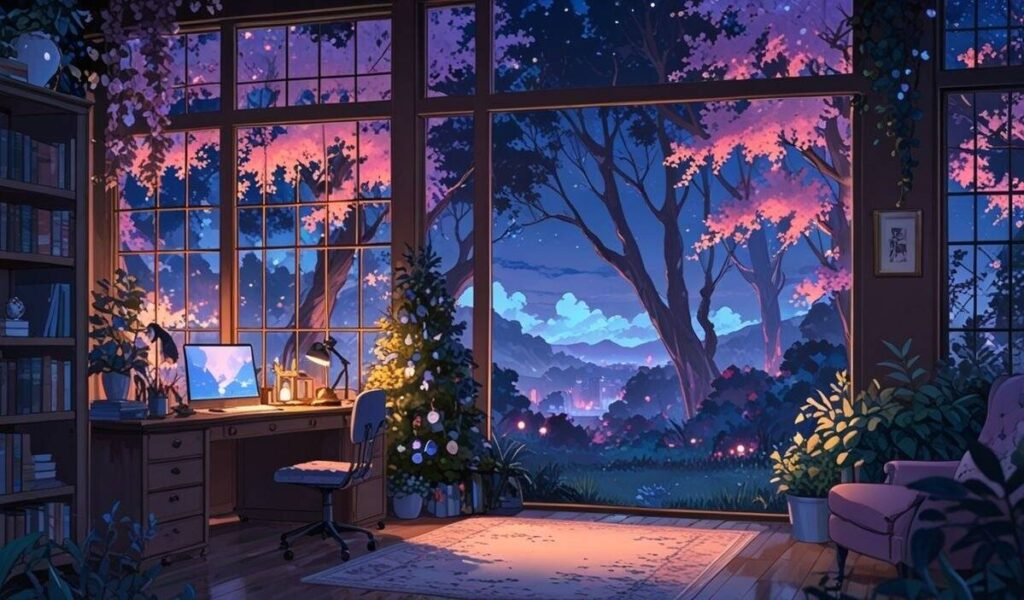
#> input picture LAB Computer Vision/LAB4/image.jpg, 1024 x 600 px
$ jupyter execute LAB4_CV.ipynb   (older library calls are emulated)
#> lines starting #> are read from the running program, lines starting #| are printed output that depends on the picture
# Sesi 4 - Feature Extraction ~ Edge (26/02/2026)

* [] Sobel -> turunan ke-1, buat nurunin grafik, sobel adalah algortima yang dipakai untuk nurunin turunan pertama, hanya 1 arah x/y
* [] Laplacian -> turunan ke-2, semua arah
* [] Canny -> multi tahap, paling bagusagus, tapi lambat karena complex

referensi : https://opencv.org/blog/edge-detection-using-opencv/

[cell 1]
import cv2
import matplotlib.pyplot as plt
import numpy as np

[cell 2]
# load image in grayscale
img = cv2.imread('image.jpg', cv2.IMREAD_GRAYSCALE)
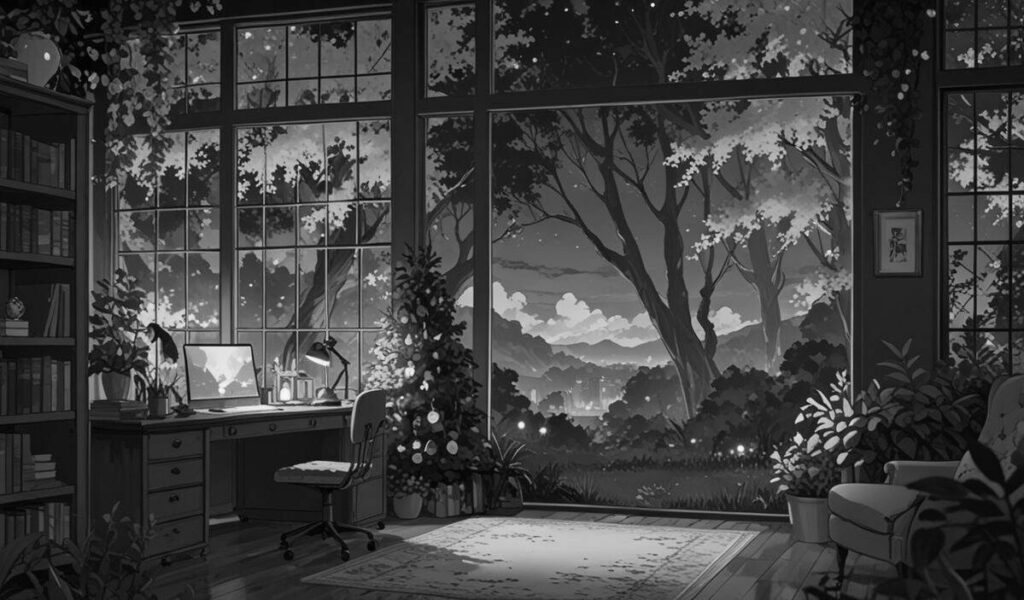
#> img: shape (600, 1024); min 0, max 251, mean 64.1
print(img)
#> (printed output is left out)

[cell 3]
# Sobel Operator
# Sobel X -> Sobel(img, depth, dx, dy, ksize)
# depth -> formatting hasil angka setelah diturunin


# dx -> arah gradien horizontal (1 untuk horizontal/x, 0 untuk vertikal/y)
sobel_x = cv2.Sobel(img, cv2.CV_64F, 1, 0, 3)  # Horizontal edges


# dy -> arah gradien vertikal (1 untuk vertikal/y, 0 untuk horizontal/x)
sobel_y = cv2.Sobel(img, cv2.CV_64F, 0, 1, 3)  # Vertical edges
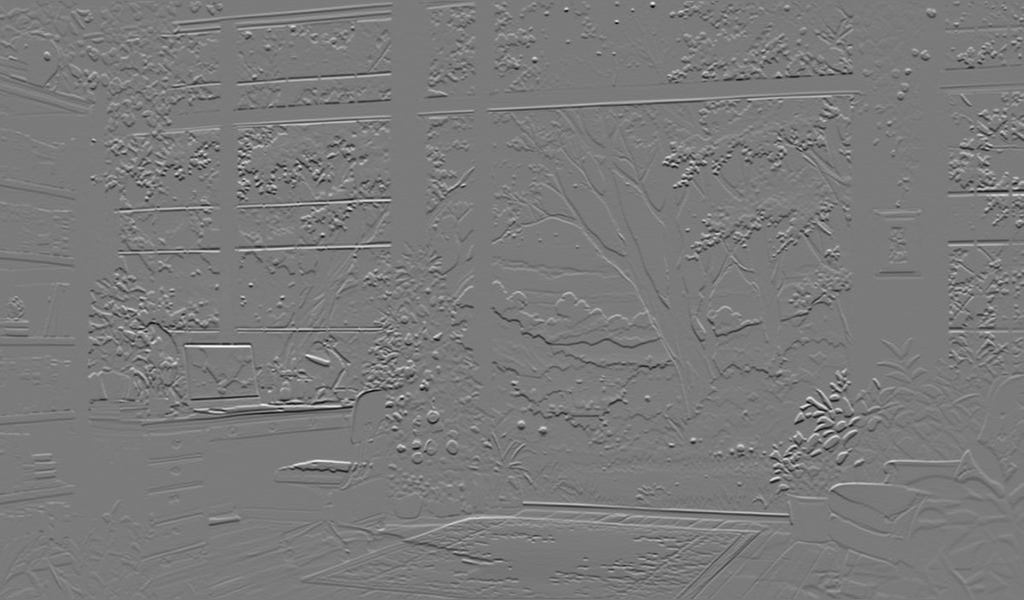
#> sobel_y: shape (600, 1024) float64; min -708, max 763, mean 0.2; drawn with min black and max white


# ksize -> ukuran kernel (3, 5, atau 7) ganjil


# gabungin keduanya
# Result

sobel_result = np.sqrt(sobel_x**2 + sobel_y**2)
# Sobel Operator
# Sobel-X -> Sobel(image, depth, dx, dy, ksize)
# plt.subplot(1,2,1)
plt.figure(figsize=(18,5))
plt.subplot(1,2,1)
plt.imshow(img, 'gray')
plt.title('Original Image')

plt.subplot(1,2,2)
plt.imshow(sobel_result, 'gray')
plt.title('Sobel Result')

[cell 4]
# Laplacian -> bisa detect semua arah
# (img, depth, ksize)

laplacian_result = cv2.Laplacian(img, cv2.CV_64F, ksize=3)
laplacian_result = cv2.convertScaleAbs(laplacian_result) # formatted to uint8
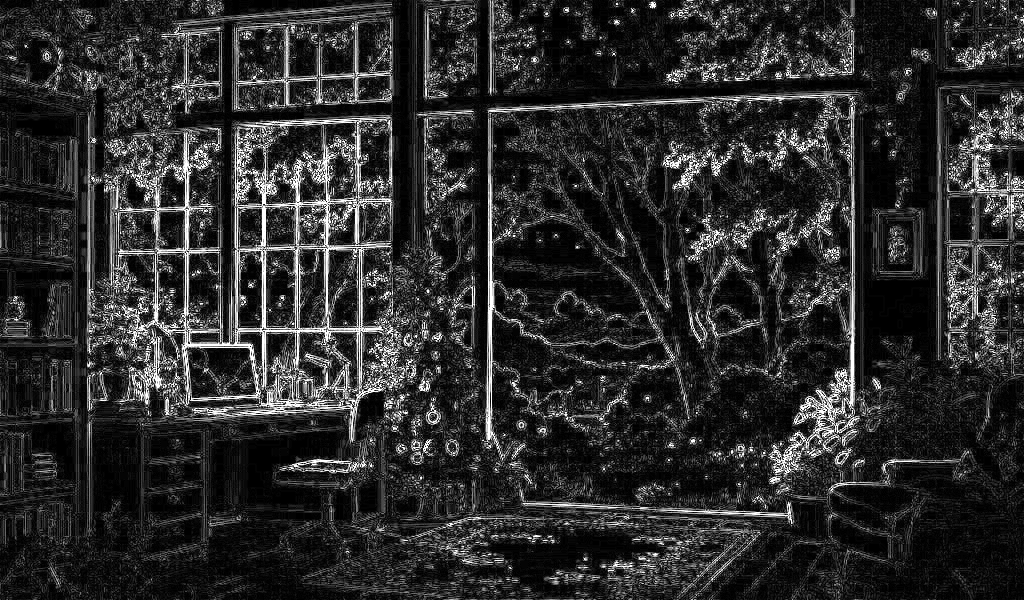
#> laplacian_result: shape (600, 1024); min 0, max 255, mean 44

result = np.hstack((img, laplacian_result))
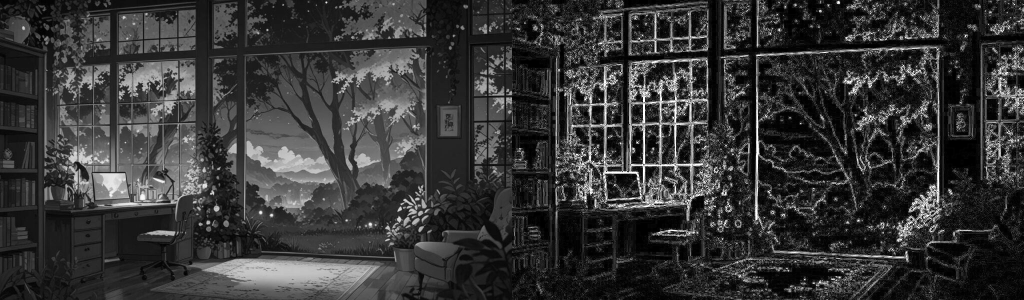
#> result: shape (600, 2048) (shown at 1/2 size); min 0, max 255, mean 54.1
cv2.imshow('Laplacian Result', result)
cv2.waitKey(0)

[cell 5]
# Laplacian -> bisa detect semua arah
# Laplacian(image, depth, ksize)
laplacian_res = cv2.Laplacian(img, cv2.CV_64F, ksize=3)
laplacian_res = cv2.convertScaleAbs(laplacian_res) # untuk mengubah hasil ke dalam bentuk uint8

plt.figure(figsize=(10,5))
plt.subplot(1,2,1)
plt.imshow(img, 'gray')
plt.title('Original Image')
plt.axis('off')

plt.subplot(1,2,2)
plt.imshow(laplacian_res, 'gray')
plt.title('Laplacian Result')
plt.axis('off')

plt.show()

[cell 6]
# Canny Edge Detection
# 1. Noise Reduction
# 2. Calculate intesity gradient
# 3. Supress False Edges
# 4. Tresholding

# (img, lower_treshold, upper_treshold)
canny_result = cv2.Canny(img, 100, 200)
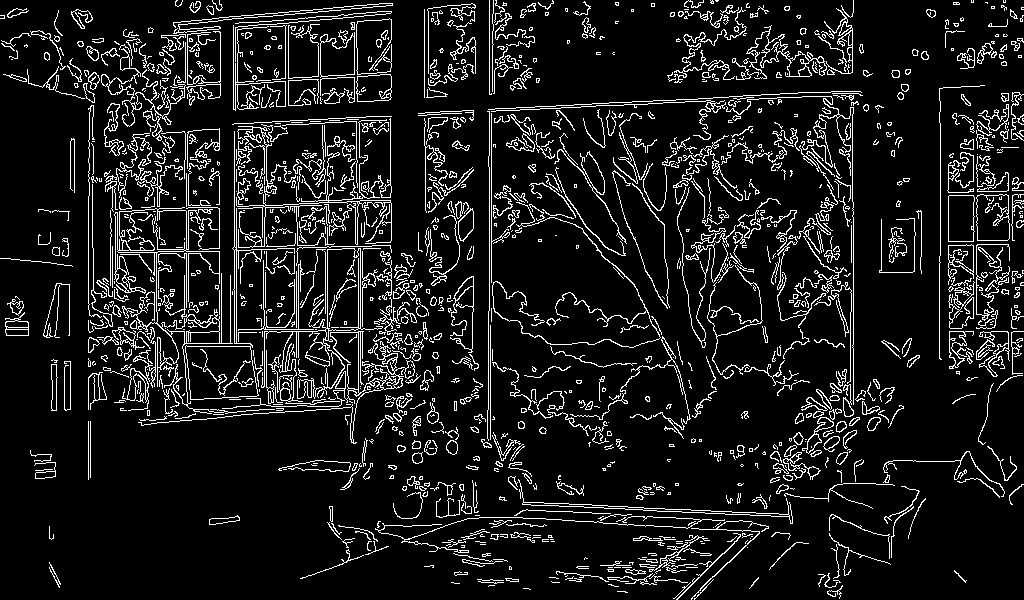
#> canny_result: shape (600, 1024); 10.2% white in thin lines or dots

cv2.imshow('Canny Result', canny_result)
cv2.waitKey(0)

[cell 7]
# Canny
# 1. Noise Reduction
# 2. Calculate intensity gradient
# 3. Supress False Edges
# 4. Thresholding

# Canny(image, lower_threshold, upper_threshold)
canny_res = cv2.Canny(img, 100, 200)
plt.figure(figsize=(10,5))
plt.subplot(1,2,1)
plt.imshow(img, 'gray')
plt.title('Original Image')
plt.axis('off')
plt.subplot(1,2,2)
plt.imshow(canny_res, 'gray')
plt.title('Canny Result')
plt.axis('off')
plt.show()

[cell 8]
# tampilin semua hasil

sobel_result = cv2.convertScaleAbs(sobel_result) # untuk mengubah hasil ke dalam bentuk uint8
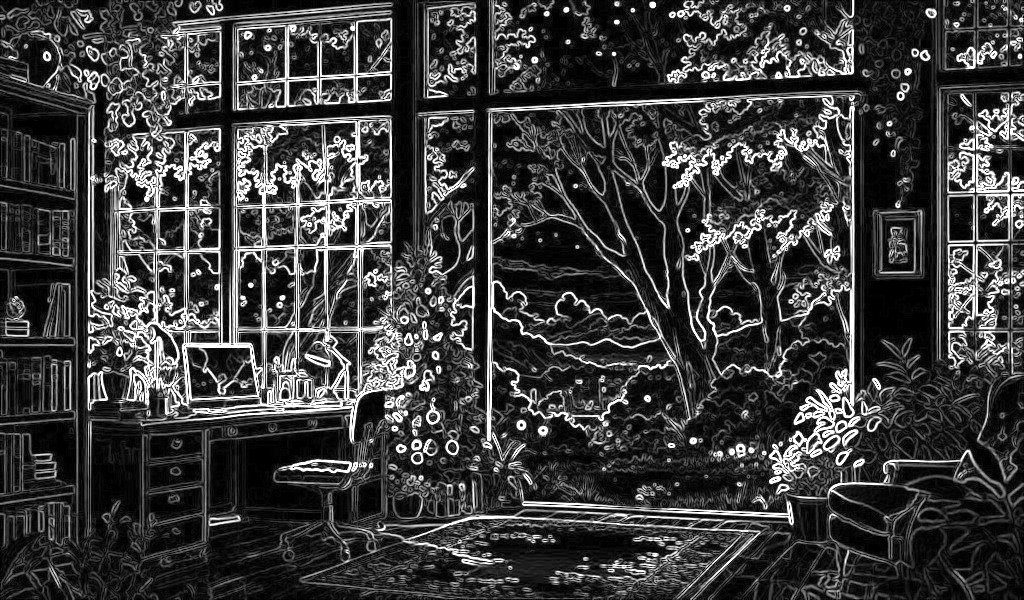
#> sobel_result: shape (600, 1024); min 0, max 255, mean 60.8
res_1 = np.hstack((img, sobel_result))
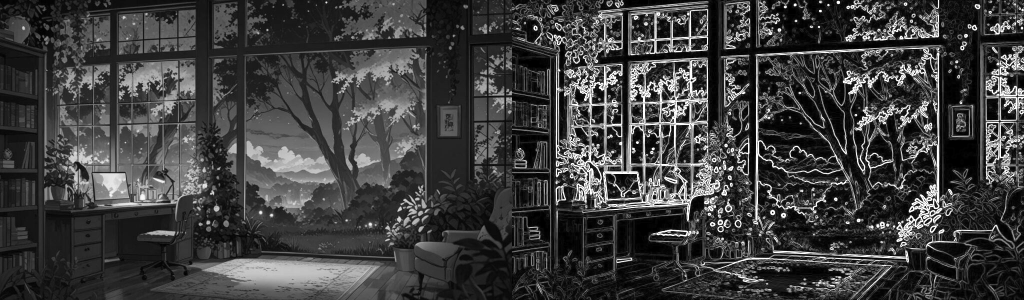
#> res_1: shape (600, 2048) (shown at 1/2 size); min 0, max 255, mean 62.4
res_2 = np.hstack((laplacian_res, canny_res))
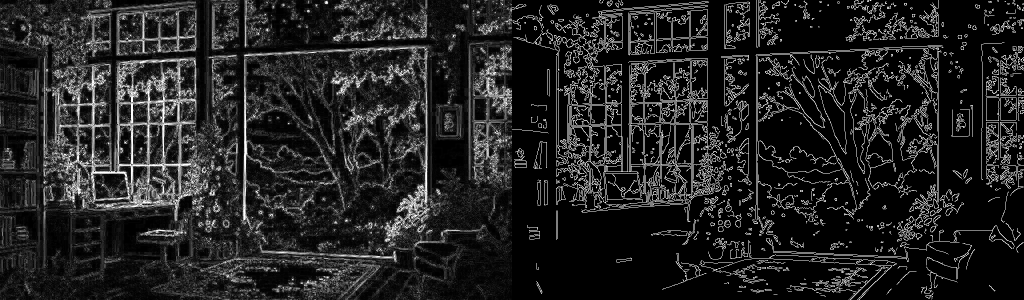
#> res_2: shape (600, 2048) (shown at 1/2 size); min 0, max 255, mean 35
res_all = np.vstack((res_1, res_2))
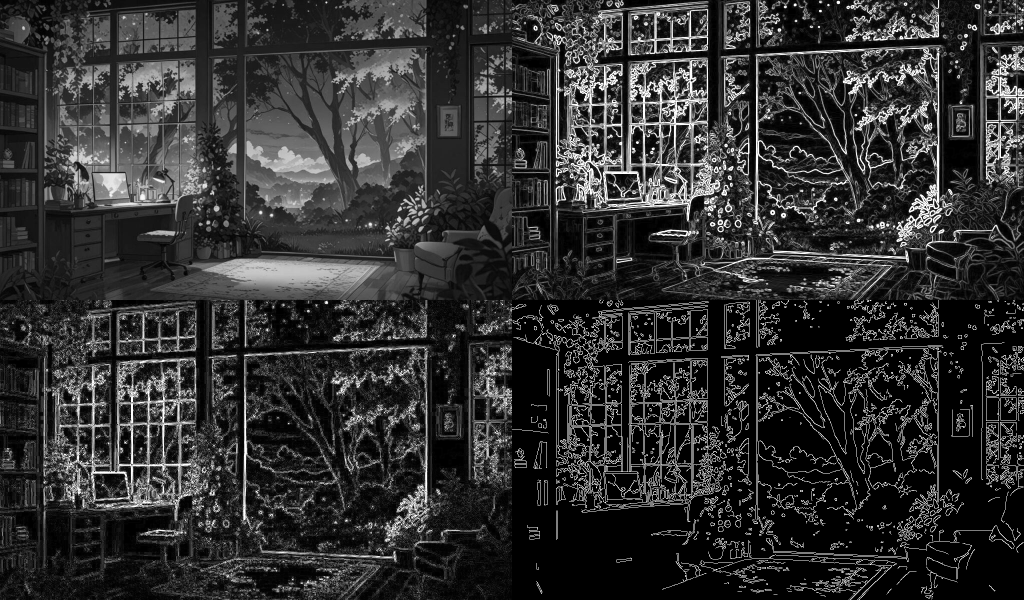
#> res_all: shape (1200, 2048) (shown at 1/2 size); min 0, max 255, mean 48.7
cv2.imshow('All Results', res_all)
cv2.waitKey(0)

[cell 9]
# All Results
plt.figure(figsize=(18,10))
plt.subplot(2,2,1)
plt.imshow(img, 'gray')
plt.title('Original Image')
plt.axis('off')
plt.subplot(2,2,2)
plt.imshow(sobel_result, 'gray')
plt.title('Sobel Result')
plt.axis('off')
plt.subplot(2,2,3)
plt.imshow(laplacian_res, 'gray')
plt.title('Laplacian Result')
plt.axis('off')
plt.subplot(2,2,4)
plt.imshow(canny_res, 'gray')
plt.title('Canny Result')
plt.axis('off')
plt.show()
